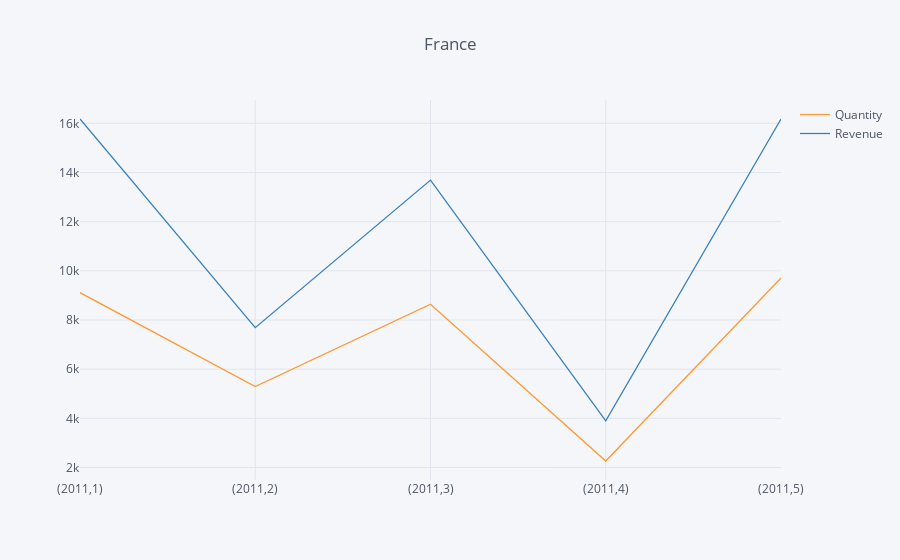

Here is the notebook cell this chart was saved with:
### Markdown cell above
## 2. Create an interactive line chart showing quantity and revenue sold to France between January 1st and May 31st 2011.

### Code cell
# Creo df con las columnas a usar:
table = data[["Quantity", "Revenue", "Year", "Month", "Country"]]
# Elimino las filas correspondientes todo lo que no es Francia:
table.drop(table[table["Country"] != "France"].index, inplace = True)
# Elimino las filas mayores a 31 mayo:
table.drop(table[table["Month"] >= 6].index, inplace = True)
# Modifico el df y agrupo por país:
table = table[["Quantity", "Revenue", "Year", "Month", "Country"]].groupby(by = ["Year", "Month"]).agg({"Quantity" : sum, "Revenue" : sum})

table.iplot(kind = "line", title = "France")

### Figure 1 — Plotly figure (JSON) as saved in the notebook; plotly's stock layout.template omitted (floating-point values rounded to 4 significant figures)
{"data": [{"line": {"color": "rgba(255, 153, 51, 1.0)", "dash": "solid", "shape": "linear", "width": 1.3}, "mode": "lines", "name": "Quantity", "text": "", "type": "scatter", "uid": "37025ec6-0869-41e3-b157-60c6a3c3d563", "x": ["(2011,1)", "(2011,2)", "(2011,3)", "(2011,4)", "(2011,5)"], "y": [9112, 5294, 8640, 2265, 9706]}, {"line": {"color": "rgba(55, 128, 191, 1.0)", "dash": "solid", "shape": "linear", "width": 1.3}, "mode": "lines", "name": "Revenue", "text": "", "type": "scatter", "uid": "79f8df81-fdc6-410e-84f5-d17b5a23e2ca", "x": ["(2011,1)", "(2011,2)", "(2011,3)", "(2011,4)", "(2011,5)"], "y": [16170.0, 7688.0, 13690.0, 3899.0, 16170.0]}], "layout": {"legend": {"bgcolor": "#F5F6F9", "font": {"color": "#4D5663"}}, "paper_bgcolor": "#F5F6F9", "plot_bgcolor": "#F5F6F9", "title": {"font": {"color": "#4D5663"}, "text": "France"}, "xaxis": {"gridcolor": "#E1E5ED", "showgrid": true, "tickfont": {"color": "#4D5663"}, "title": {"font": {"color": "#4D5663"}, "text": ""}, "zerolinecolor": "#E1E5ED"}, "yaxis": {"gridcolor": "#E1E5ED", "showgrid": true, "tickfont": {"color": "#4D5663"}, "title": {"font": {"color": "#4D5663"}, "text": ""}, "zerolinecolor": "#E1E5ED"}}}
